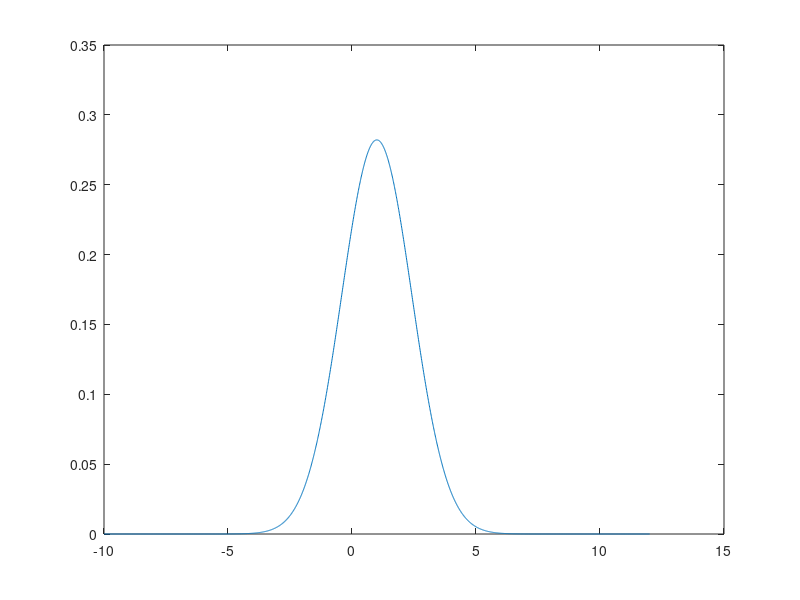

Write the MATLAB code that produced this figure. (Note: this script raises an error after producing the figure.)
clear
clc
%% a
mu = 1;
Sigma = 2;

x_Hat = 1;
plot(-10:0.01:12,normpdf(-10:0.01:12,x_Hat,sqrt(Sigma)));   % MMSE
hold on;

j =0 ;
for i = -1:0.01:2                                           % MAP
    j = j+1;
    d(j) = dirac(i - 1);
    if d(j) == Inf
        d(j) = 0.3;
    end
    
end
plot(-1:0.01:2,d);
legend('MMSE','MAP')
%% b
w_1 = 0.5;
u_1 = 3;
Sigma_1 = 1;
w_2 = 0.5;
u_2 = -3;
Sigma_2 = 1;
plot(-10:0.01:10,0.5*normpdf(-10:0.01:10,u_2,sqrtm(Sigma_2)) + 0.5*normpdf(-10:0.01:10,u_1,sqrtm(Sigma_1)),'b'); % MMSE
hold on;
j =0 ;
for i = -10:0.01:10  % MAP
    j = j+1;
    d(j) = dirac(i - 3);
    d2(j) = dirac(i + 3);
    if d(j) == Inf
        d(j) = 0.4;
    end
    if d2(j) == Inf
        d2(j) = 0.4;
    end
    
end
plot(-10:0.01:10,0.5*(d+d2),'r');
legend('MMSE','MAP')
%% c
w_3 = 0.4;
u_3 = 1;
Sigma_3 = 2;
w_4 = 0.6;
u_4 = 2;
Sigma_4 = 1;
plot(-10:0.01:10,w_3*normpdf(-10:0.01:10,u_3,sqrtm(Sigma_3)) + w_4*normpdf(-10:0.01:10,u_4,sqrtm(Sigma_4)),'b'); % MMSE
hold on;
j =0 ;
for i = -10:0.01:10 %MAP
    j = j+1;
    d(j) = dirac(i - u_3);
    d2(j) = dirac(i -u_4);
    if d(j) == Inf
        d(j) = 0.7;
    end
    if d2(j) == Inf
        d2(j) = 0.7;
    end
    
end
plot(-10:0.01:10,0.5*(d+d2),'r');
legend('MMSE','MAP')
%%
plot()